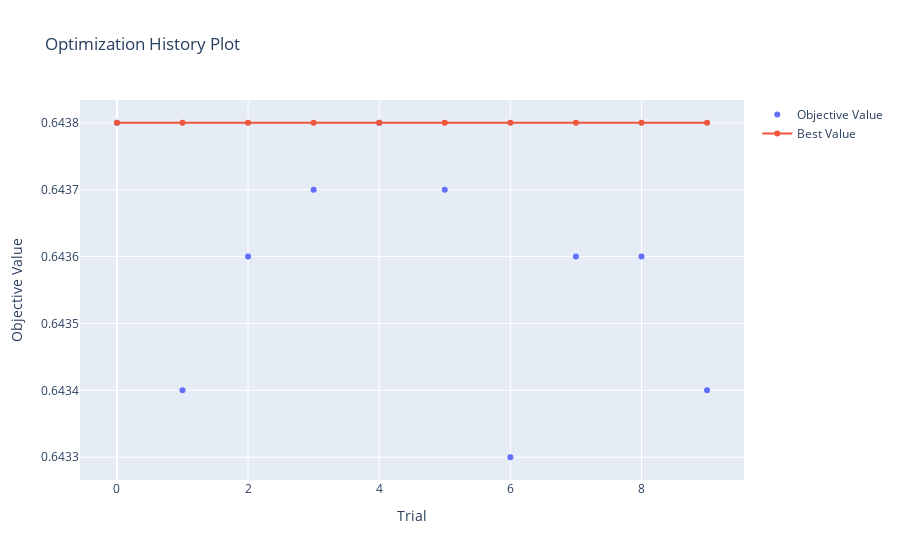

The notebook cell this image was saved under:
### Code cell
optuna.visualization.plot_param_importances(study) # 파라미터 중요도 확인 그래프
optuna.visualization.plot_optimization_history(study) # 최적화 과정 시각화

### Figure 1 — Plotly figure (JSON) as saved in the notebook; plotly's stock layout.template omitted (floating-point values rounded to 4 significant figures)
{"data": [{"mode": "markers", "name": "Objective Value", "type": "scatter", "x": [0, 1, 2, 3, 4, 5, 6, 7, 8, 9], "y": [0.6438, 0.6434, 0.6436, 0.6437, 0.6438, 0.6437, 0.6433, 0.6436, 0.6436, 0.6434]}, {"name": "Best Value", "type": "scatter", "x": [0, 1, 2, 3, 4, 5, 6, 7, 8, 9], "y": [0.6438, 0.6438, 0.6438, 0.6438, 0.6438, 0.6438, 0.6438, 0.6438, 0.6438, 0.6438]}], "layout": {"title": {"text": "Optimization History Plot"}, "xaxis": {"title": {"text": "Trial"}}, "yaxis": {"title": {"text": "Objective Value"}}}}
